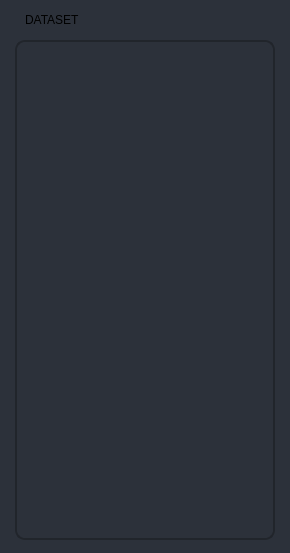
                            <widget class="QFrame" name="trainDatasetCard">
                             <property name="styleSheet">
                              <string notr="true">background: #2C313A;
border-radius: 10px;</string>
                             </property>
                             <property name="frameShape">
                              <enum>QFrame::NoFrame</enum>
                             </property>
                             <property name="frameShadow">
                              <enum>QFrame::Raised</enum>
                             </property>
                             <layout class="QVBoxLayout" name="verticalLayout_26">
                              <property name="spacing">
                               <number>13</number>
                              </property>
                              <property name="leftMargin">
                               <number>15</number>
                              </property>
                              <property name="topMargin">
                               <number>13</number>
                              </property>
                              <property name="rightMargin">
                               <number>15</number>
                              </property>
                              <property name="bottomMargin">
                               <number>13</number>
                              </property>
                              <item>
                               <widget class="QFrame" name="frame_38">
                                <property name="maximumSize">
                                 <size>
                                  <width>16777215</width>
                                  <height>26</height>
                                 </size>
                                </property>
                                <property name="frameShape">
                                 <enum>QFrame::NoFrame</enum>
                                </property>
                                <property name="frameShadow">
                                 <enum>QFrame::Raised</enum>
                                </property>
                                <layout class="QHBoxLayout" name="horizontalLayout_26">
                                 <property name="spacing">
                                  <number>0</number>
                                 </property>
                                 <property name="leftMargin">
                                  <number>10</number>
                                 </property>
                                 <property name="topMargin">
                                  <number>0</number>
                                 </property>
                                 <property name="rightMargin">
                                  <number>0</number>
                                 </property>
                                 <property name="bottomMargin">
                                  <number>0</number>
                                 </property>
                                 <item alignment="Qt::AlignLeft|Qt::AlignVCenter">
                                  <widget class="QLabel" name="label_12">
                                   <property name="styleSheet">
                                    <string notr="true">font: 15px &quot;Segoe UI BOLD&quot;;</string>
                                   </property>
                                   <property name="text">
                                    <string>DATASET</string>
                                   </property>
                                  </widget>
                                 </item>
                                </layout>
                               </widget>
                              </item>
                              <item>
                               <widget class="QFrame" name="frame_39">
                                <property name="minimumSize">
                                 <size>
                                  <width>0</width>
                                  <height>500</height>
                                 </size>
                                </property>
                                <property name="maximumSize">
                                 <size>
                                  <width>16777215</width>
                                  <height>500</height>
                                 </size>
                                </property>
                                <property name="styleSheet">
                                 <string notr="true">background: #2C313A;
border-radius: 10px;
border: 2px solid #21252B;</string>
                                </property>
                                <property name="frameShape">
                                 <enum>QFrame::NoFrame</enum>
                                </property>
                                <property name="frameShadow">
                                 <enum>QFrame::Raised</enum>
                                </property>
                                <layout class="QVBoxLayout" name="verticalLayout_39">
                                 <property name="spacing">
                                  <number>0</number>
                                 </property>
                                 <property name="leftMargin">
                                  <number>0</number>
                                 </property>
                                 <property name="topMargin">
                                  <number>0</number>
                                 </property>
                                 <property name="rightMargin">
                                  <number>0</number>
                                 </property>
                                 <property name="bottomMargin">
                                  <number>0</number>
                                 </property>
                                 <item>
                                  <widget class="QTableWidget" name="trainTable">
                                   <property name="styleSheet">
                                    <string notr="true">border: none;</string>
                                   </property>
                                   <property name="frameShape">
                                    <enum>QFrame::NoFrame</enum>
                                   </property>
                                   <property name="horizontalScrollBarPolicy">
                                    <enum>Qt::ScrollBarAsNeeded</enum>
                                   </property>
                                   <property name="sizeAdjustPolicy">
                                    <enum>QAbstractScrollArea::AdjustIgnored</enum>
                                   </property>
                                   <property name="editTriggers">
                                    <set>QAbstractItemView::NoEditTriggers</set>
                                   </property>
                                   <property name="selectionMode">
                                    <enum>QAbstractItemView::SingleSelection</enum>
                                   </property>
                                   <attribute name="horizontalHeaderDefaultSectionSize">
                                    <number>152</number>
                                   </attribute>
                                   <attribute name="horizontalHeaderStretchLastSection">
                                    <bool>true</bool>
                                   </attribute>
                                   <attribute name="verticalHeaderVisible">
                                    <bool>false</bool>
                                   </attribute>
                                  </widget>
                                 </item>
                                </layout>
                               </widget>
                              </item>
                             </layout>
                            </widget>
